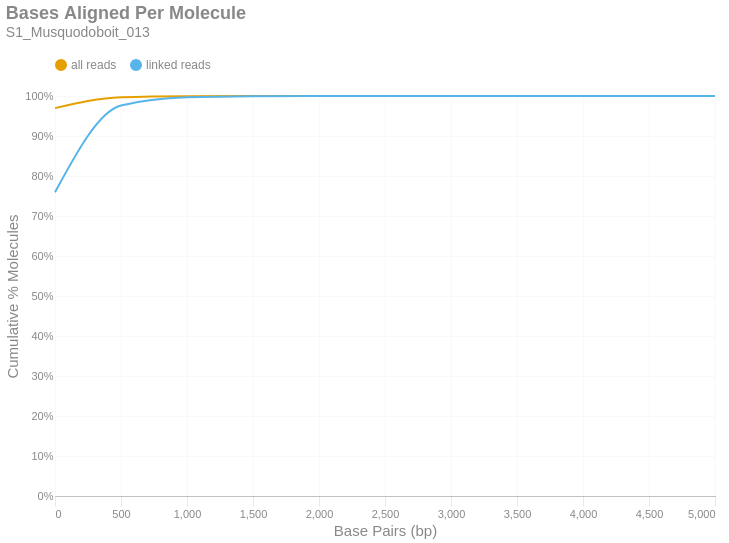

Notebook cell for this chart:
### Markdown cell above
### Bases Aligned Per Molecule
This is a cumulative frequency distribution showing the number of base pairs aligned per unique molecule. These data are shown in 500 bp bins. There are two distributions: one with `all reads` (yellow) and another with only `linked reads` (blue). The percent of molecules in the `linked reads` distribution is relative to the total number of linked molecules.

### Code cell
if SKIPLR:
    print_html(f"Skipped")
else:
    binned_df = consolidated_hist(valids['aligned_bp'], mask, 500, True)
    with SafeRender(binned_df):
        (
            density_plot(binned_df, 'Bases Aligned Per Molecule', samplename, 'basesper')
            .encode(
                x=alt.X('bin:Q', title="Base Pairs (bp)").axis(tickMinStep=500).scale(padding=0),
                y=alt.Y('value:Q', title='Cumulative % Molecules')
                    .axis(format='%')
                    .scale(domain = [0,1])
                    .stack(False),
                color=alt.Color("key:N").scale(domain = ["all reads", "linked reads"]),
                tooltip = [
                    alt.Tooltip("key:N", title = "Data Type"),
                    alt.Tooltip("range_label:N", title="Bases Aligned Per Molecule"),
                    alt.Tooltip("value:Q", format = ".2%", title="% Molecules (Cum.)")
                ]
            )
        ).display()

### Figure 1 — Vega-Lite specification as saved in the notebook (floating-point values rounded to 4 significant figures)
{"width": "container", "height": 400, "config": {"title": {"anchor": "start", "dy": -15, "fontSize": 18, "color": "#888888", "subtitleColor": "#888888", "subtitleFontSize": 14}, "arc": {"fill": "#0072B2"}, "axis": {"domainColor": "#888888", "domainWidth": 0.5, "gridWidth": 0.2, "grid": false, "titleFontWeight": 400, "titleFontSize": 15, "labelFontSize": 11, "labelColor": "#888888", "tickColor": "#888888", "tickWidth": 0.2, "titleColor": "#888888"}, "axisBand": {"grid": false}, "axisX": {"grid": true, "tickSize": 10, "domainCap": "round"}, "axisY": {"domain": false, "grid": true, "tickSize": 0, "domainCap": "round"}, "background": "transparent", "header": {"labelFontSize": 15, "labelColor": "#888888", "titleFontSize": 15, "titleFontWeight": 600, "titleColor": "#888888"}, "legend": {"labelFont": "sans-serif", "labelFontSize": 12, "labelColor": "#888888", "symbolSize": 100, "symbolType": "circle", "titleFontSize": 12, "titlePadding": 10, "titleColor": "#888888", "title": null, "orient": "top"}, "range": {"category": ["#E69F00", "#56B4E9", "#009E73", "#F0E442", "#0072B2", "#D55E00", "#CC79A7", "#000000"], "diverging": ["#cfe8f3", "#a2d4ec", "#73bfe2", "#46abdb", "#1696d2", "#12719e"]}, "area": {"fill": "#0072B2", "fillOpacity": 0.7, "line": true, "strokeOpacity": 0.7}, "line": {"color": "#0072B2", "stroke": "#0072B2", "strokeWidth": 2}, "trail": {"color": "#0072B2", "stroke": "#0072B2", "strokeWidth": 0, "size": 1}, "point": {"filled": true, "fillOpacity": 1.0, "size": 95}, "text": {"color": "#888888", "fontSize": 11, "align": "right", "fontWeight": 400, "size": 11}, "bar": {"fill": "#0072B2", "stroke": null}, "view": {"stroke": null, "continuousWidth": 660, "continuousHeight": 400}}, "data": {"name": "data-580949403c4e35a932d66c1ec4de2582"}, "mark": {"type": "line", "interpolate": "monotone", "point": {"opacity": 0, "size": 275}}, "encoding": {"color": {"field": "key", "scale": {"domain": ["all reads", "linked reads"]}, "type": "nominal"}, "tooltip": [{"field": "key", "title": "Data Type", "type": "nominal"}, {"field": "range_label", "title": "Bases Aligned Per Molecule", "type": "nominal"}, {"field": "value", "format": ".2%", "title": "% Molecules (Cum.)", "type": "quantitative"}], "x": {"axis": {"tickMinStep": 500}, "field": "bin", "scale": {"padding": 0}, "title": "Base Pairs (bp)", "type": "quantitative"}, "y": {"axis": {"format": "%"}, "field": "value", "scale": {"domain": [0, 1]}, "stack": false, "title": "Cumulative % Molecules", "type": "quantitative"}}, "params": [{"name": "param_c36ac31b6afebe62", "select": {"type": "point", "fields": ["key"]}, "bind": "legend"}], "title": {"text": "Bases Aligned Per Molecule", "subtitle": "S1_Musquodoboit_013"}, "transform": [{"fold": ["all reads (cumsum)", "linked reads (cumsum)"]}, {"calculate": "replace(datum.key, ' (cumsum)', '')", "as": "key"}, {"filter": {"param": "param_c36ac31b6afebe62"}}], "usermeta": {"embedOptions": {"downloadFileName": "S1_Musquodoboit_013.basesper"}}, "$schema": "https://vega.github.io/schema/vega-lite/v6.1.0.json", "datasets": {"data-580949403c4e35a932d66c1ec4de2582": [{"bin": "0.0", "interval": "0.0-500.0", "all reads": 0.9697, "linked reads": 0.7595, "all reads (cumsum)": 0.9697, "linked reads (cumsum)": 0.7595, "range_label": "0-499"}, {"bin": "500.0", "interval": "500.0-1000.0", "all reads": 0.02737, "linked reads": 0.2167, "all reads (cumsum)": 0.997, "linked reads (cumsum)": 0.9762, "range_label": "500-999"}, {"bin": "1000.0", "interval": "1000.0-1500.0", "all reads": 0.002578, "linked reads": 0.02064, "all reads (cumsum)": 0.9996, "linked reads (cumsum)": 0.9968, "range_label": "1000-1499"}, {"bin": "1500.0", "interval": "1500.0-2000.0", "all reads": 0.0003338, "linked reads": 0.002675, "all reads (cumsum)": 0.9999, "linked reads (cumsum)": 0.9995, "range_label": "1500-1999"}, {"bin": "2000.0", "interval": "2000.0-2500.0", "all reads": 5.44e-05, "linked reads": 0.0004368, "all reads (cumsum)": 1.0, "linked reads (cumsum)": 0.9999, "range_label": "2000-2499"}, {"bin": "2500.0", "interval": "2500.0-3000.0", "all reads": 7.376e-06, "linked reads": 5.922e-05, "all reads (cumsum)": 1.0, "linked reads (cumsum)": 1.0, "range_label": "2500-2999"}, {"bin": "3000.0", "interval": "3000.0-3500.0", "all reads": 2.612e-06, "linked reads": 2.097e-05, "all reads (cumsum)": 1.0, "linked reads (cumsum)": 1.0, "range_label": "3000-3499"}, {"bin": "3500.0", "interval": "3500.0-4000.0", "all reads": 1.537e-07, "linked reads": 1.234e-06, "all reads (cumsum)": 1.0, "linked reads (cumsum)": 1.0, "range_label": "3500-3999"}, {"bin": "4000.0", "interval": "4000.0-4500.0", "all reads": 1.537e-07, "linked reads": 1.234e-06, "all reads (cumsum)": 1.0, "linked reads (cumsum)": 1.0, "range_label": "4000-4499"}, {"bin": "4500.0", "interval": "4500.0-5000.0", "all reads": 0.0, "linked reads": 0.0, "all reads (cumsum)": 1.0, "linked reads (cumsum)": 1.0, "range_label": "4500-4999"}, {"bin": "5000.0", "interval": "5000.0-5500.0", "all reads": 1.537e-07, "linked reads": 1.234e-06, "all reads (cumsum)": 1.0, "linked reads (cumsum)": 1.0, "range_label": "5000-5499"}]}}
